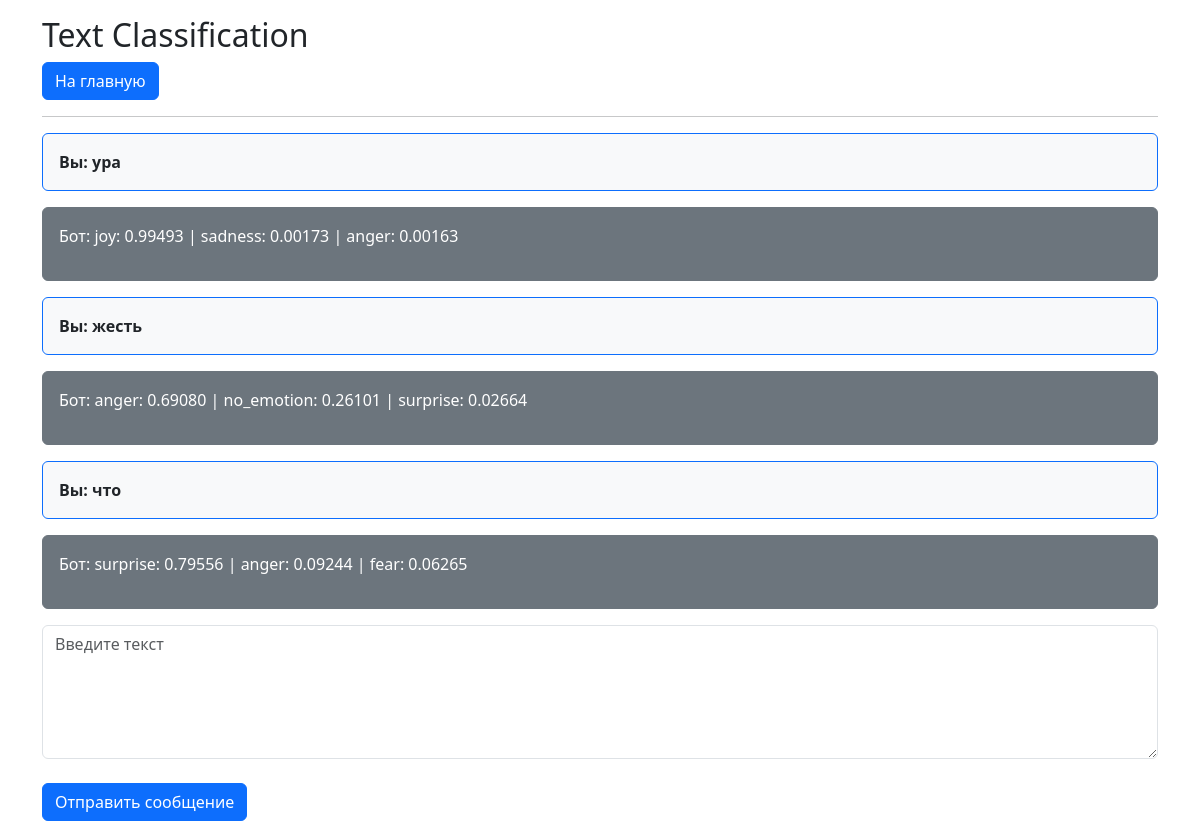
Page /dialog_bot/3/ on the committed database.
### bert_classifier/models.py (models this page shows, shortened)
class Task(models.Model):
    task_name = models.CharField(max_length=50)

class InteractionML(models.Model):
    task = models.ForeignKey(Task, on_delete=models.CASCADE)
    input_data = models.CharField(max_length=200)
    output_data = models.CharField(max_length=200)

### dialog_bot/views.py (the view)
# urls.py: path('<int:task_id>/', views.detail, name='detail'),
def detail(request, task_id):
    task = get_object_or_404(Task, pk=task_id)
    latest_predictions = task.interactionml_set.order_by('-id')[:3][::-1]
    context = {
        'task': task,
        'latest_predictions': latest_predictions
    }
    return render(request, 'dialog_bot/detail.html', context)

### dialog_bot/templates/dialog_bot/detail.html (shortened to what this page needs)
{% extends 'base.html' %}
{% block content %}
<div class="container mt-3">
    <div>
        <h2>{{task.task_name}}</h2>
        <form action="{% url 'bert_classifier:index' %}" method="POST">
            <button type="submit" class="btn btn-primary">На главную</button>
        </form>
        <hr>
        {% if latest_predictions %}
            {% for p in latest_predictions %}
                <p>
                            <div class="border border-primary p-3 mb-3 {% if p.is_user_message %}bg-primary text-white{% else %}bg-light text-dark{% endif %} rounded">
            <strong>Вы: {{ p.input_data }}</strong>
        </div>
                <div class="border border-secondary p-3 {% if p.is_user_message %}bg-light text-dark{% else %}bg-secondary text-white{% endif %} rounded">
            <p>Бот: {{ p.output_data }}</p>
        </div>
                </p>
            {% endfor %}
        {% else %}
            Нет предыдущих результатов.
        {% endif %}
        <form action="{% url 'dialog_bot:predict' task.id %}" method="POST">
            <textarea name="text" required="" placeholder="Введите текст" class="form-control" rows="5"></textarea><br>
            <button type="submit" class="btn btn-primary">Отправить сообщение</button>
        </form>
    </div>
</div>
{% endblock %}

### rows in the picture
Task: task_name "Text Classification"
InteractionML: input_data "ура", output_data "joy: 0.99493 | sadness: 0.00173 | anger: 0.00163"
InteractionML: input_data "жесть", output_data "anger: 0.69080 | no_emotion: 0.26101 | surprise: 0.02664"
InteractionML: input_data "что", output_data "surprise: 0.79556 | anger: 0.09244 | fear: 0.06265"
